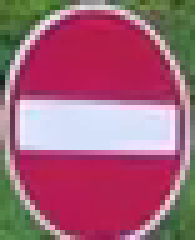
#> input picture api-qualeaplaca/script_detectar/outputs/images/ONE WAY.png, 39 x 48 px (shown 5 times larger)
$ python -i main.py   (imports and definitions only)   (older library calls are emulated)
#> lines starting #> are read from the running program, lines starting #| are printed output that depends on the picture; after the words box and inside, x2 and y2 are one past the last pixel; in counts of white or black regions, pixels touching at a corner belong together
#> further down, picture is the input picture: shape (48, 39, 3); mean B, G, R 119.5, 97.7, 164.8
import cv2
import numpy as np
import matplotlib.pyplot as plt
from math import sqrt
from skimage.feature import blob_dog, blob_log, blob_doh
import imutils
import argparse
import os
import math
from ffmpy import FFmpeg
import traceback

from classification import training, getLabel

SIGNS = ["ERROR",
        "PARE",
        "KM40",
        "PROIBIDOESQUERDA",
        "PROIBIDOESTACIONAR",
        "DO NOT TURN RIGHT",
        "ONE WAY",
        "SPEED LIMIT",
        "OTHER"]

# Clean all previous file
# [178 lines left out: functions clean_images, constrastLimit, LaplacianOfGaussian, binarization, preprocess_image, removeSmallComponents and 8 more, not called in this run]

def remove_other_color(img):
    frame = cv2.GaussianBlur(img, (3,3), 0)
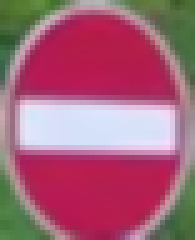
#> frame: shape (48, 39, 3) (shown 5 times larger); mean B, G, R 120, 98.1, 165.4
    hsv = cv2.cvtColor(frame, cv2.COLOR_BGR2HSV)
#> hsv: shape (48, 39, 3); mean H, S, V 132.9, 128.7, 174.9
    # define range of blue color in HSV
    lower_blue = np.array([100,128,0])
    upper_blue = np.array([215,255,255])
    # Threshold the HSV image to get only blue colors
    mask_blue = cv2.inRange(hsv, lower_blue, upper_blue)
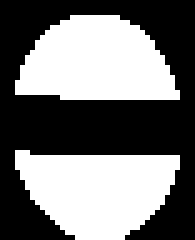
#> mask_blue: shape (48, 39) (shown 5 times larger); 45.6% white; 2 white regions, box (x1, y1, x2, y2) and area: (3, 30, 36, 48) 427, (3, 3, 36, 20) 426

    lower_white = np.array([0,0,128], dtype=np.uint8)
    upper_white = np.array([255,255,255], dtype=np.uint8)
    # Threshold the HSV image to get only blue colors
    mask_white = cv2.inRange(hsv, lower_white, upper_white)
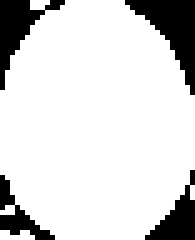
#> mask_white: shape (48, 39) (shown 5 times larger); 84% white; 4 black regions, box (x1, y1, x2, y2) and area: (25, 0, 39, 19) 111, (0, 0, 13, 18) 80, (29, 34, 39, 48) 60, (0, 35, 11, 48) 48

    lower_black = np.array([0,0,0], dtype=np.uint8)
    upper_black = np.array([170,150,50], dtype=np.uint8)

    mask_black = cv2.inRange(hsv, lower_black, upper_black)
#> mask_black: shape (48, 39); every value is 0

    mask_1 = cv2.bitwise_or(mask_blue, mask_white)
    mask = cv2.bitwise_or(mask_1, mask_black)
    # Bitwise-AND mask and original image
    #res = cv2.bitwise_and(frame,frame, mask= mask)
    return mask

# [144 lines left out: function main, not called in this run]


# [26 lines not run here, left out]

>>> import cv2
>>> picture = cv2.imread('outputs/images/ONE WAY.png')
>>> result = remove_other_color(picture)
